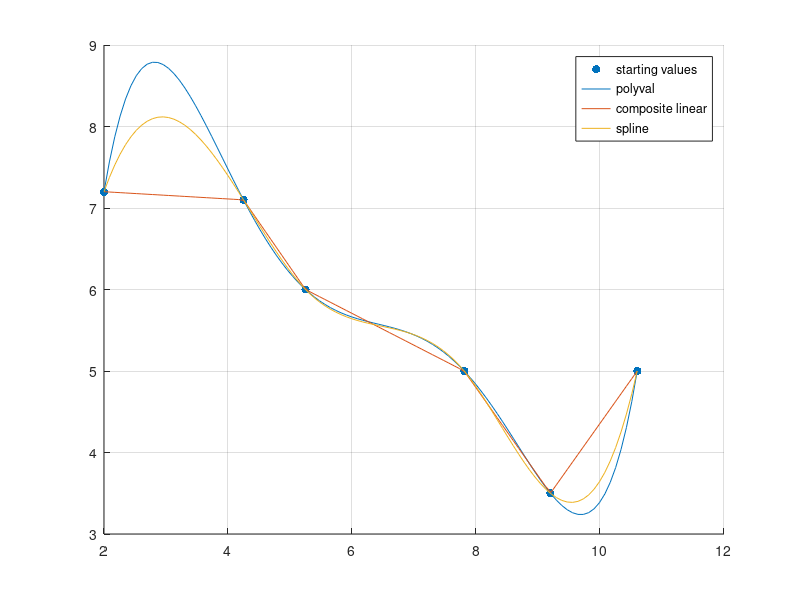

Recreate this plot in MATLAB.
clc;
clear;

x = [2.00 4.25 5.25 7.81 9.20 10.60];
y = [7.2, 7.1, 6.0, 5.0, 3.5, 5.0];

deg = length(x) - 1;

list = ["Vandermonde" "Polyfit"];
[choice,tf] = listdlg(ListString=list);

if ~tf, return; end

if choice == 1
    disp("Vandermonde mode");

    A = vander(x);

    a = A \ y.';
else
    disp("Polyfit mode");

    a = polyfit(x, y, deg);
end

x1 = linspace(x(1), x(length(x)), 100);
y1p = polyval(a, x1);
y1i = interp1(x, y, x1);
y1s = spline(x, y, x1);

figure(1);
clf;

scatter(x, y, 'filled');

hold on;
grid on;

plot(x1, y1p);
plot(x1, y1i);
plot(x1, y1s);

legend("starting values", "polyval", "composite linear", "spline");
